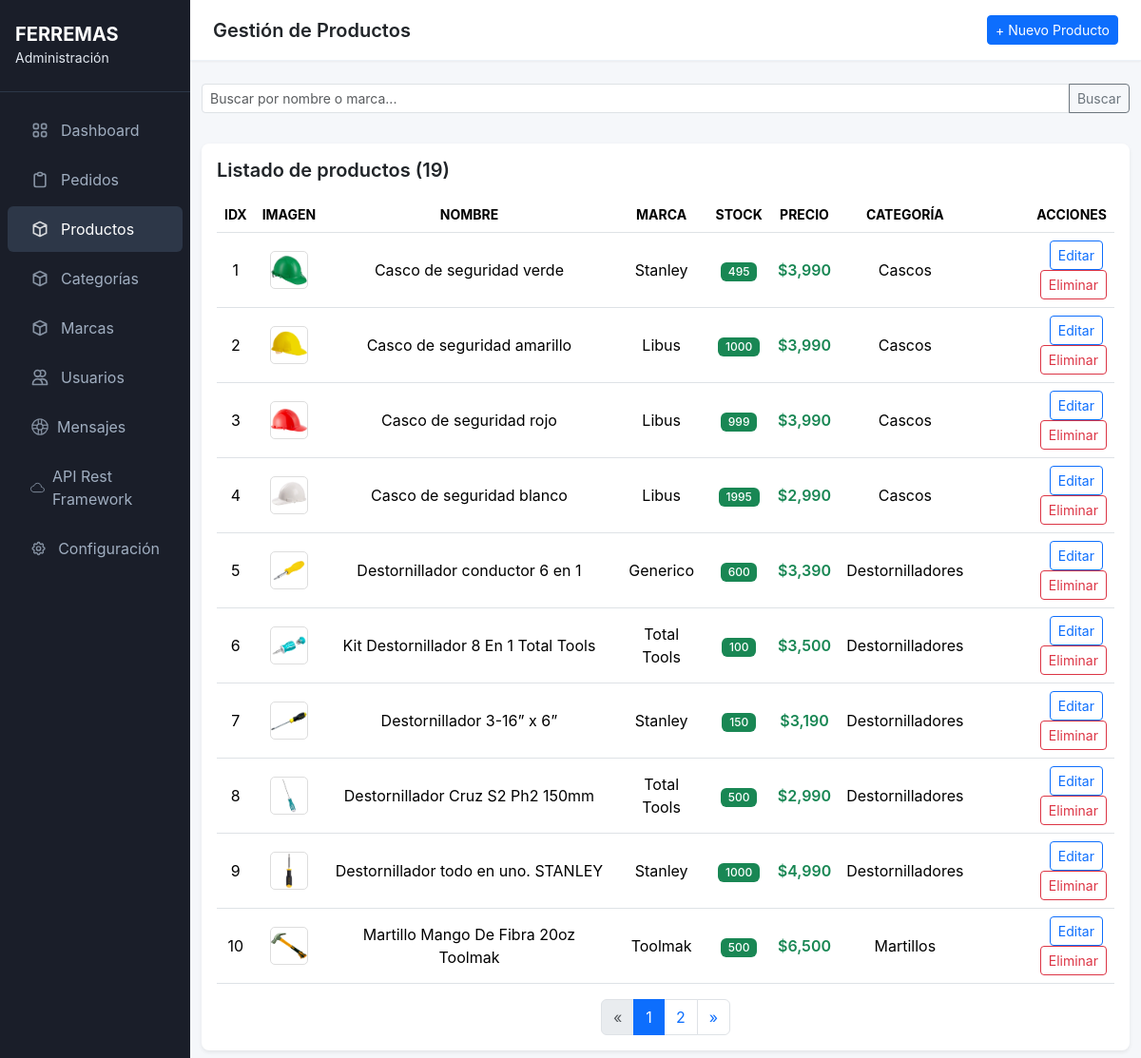
The page /admin_panel/products/ (signed in) on the database its author committed.
### apps/store/models/product.py (models this page shows, shortened)
class Product(models.Model):
    name = models.CharField(max_length=200)  # Nombre del producto
    sku = models.CharField(max_length=50, unique=True)  # Código único interno SKU
    description = models.TextField(blank=True)  # Descripción opcional
    image = models.ImageField(upload_to='products/')  # Imagen del producto
    price = models.DecimalField(max_digits=10, decimal_places=2)  # Precio con dos decimales
    stock = models.PositiveIntegerField()  # Stock disponible, solo números positivos
    unit = models.CharField(max_length=20, default='unit')  # Unidad de medida, ej: 'unit', 'kg', 'liter'
    category = models.ForeignKey(Category, on_delete=models.SET_NULL, null=True, blank=True)  # Categoría, opcional
    brand = models.ForeignKey(Brand, on_delete=models.SET_NULL, null=True, blank=True)  # Marca, opcional
    is_featured = models.BooleanField(default=False)  # Producto destacado para promociones
    is_active = models.BooleanField(default=True)  # Activo o desactivado en el catálogo
    created_at = models.DateTimeField(auto_now_add=True)  # Fecha de creación automática

class Brand(models.Model):
    name = models.CharField(max_length=100, unique=True)  # Nombre de la marca

class Category(models.Model):
    name = models.CharField(max_length=100, unique=True)  # Nombre de la categoría (ej: Herramientas, Pintura)

### apps/admin_panel/views.py (the view)
# urls.py: path('products/',  views.admin_products,  name='products'),
@user_passes_test(is_admin)
def admin_products(request):
    q = request.GET.get('q', '')
    products_list = Product.objects.all()
    if q:
        products_list = products_list.filter(
            Q(name__icontains=q) |
            Q(brand__name__icontains=q) |
            Q(category__name__icontains=q)
        )
    if products_list.exists():
        try:
            products_list = products_list.order_by('-created_at')
        except Exception as e:
            print(f"Error en order_by: {e}")
            products_list = products_list.order_by('-id')
    else:
        products_list = products_list.order_by('-id')
    paginator = Paginator(products_list, 10)
    page_number = request.GET.get('page')
    products = paginator.get_page(page_number)
    context = {
        'products': products,
    }
    return render(request, 'admin_panel/products.html', context)

### apps/admin_panel/views.py (called while the page is built)
def is_admin(user):
    return user.is_authenticated and user.is_staff

### apps/core/context_processors.py (called while the page is built)
def cart_item_count(request):
    count = 0
    if request.user.is_authenticated:
        cart = Cart.objects.filter(user=request.user).first()
        if cart:
            count = CartItem.objects.filter(cart=cart).aggregate(total=Sum('quantity'))['total'] or 0
    return {'cart_item_count': count}

### apps/admin_panel/templates/admin_panel/products.html (shortened to what this page needs)
{% extends 'admin_panel/base.html' %}
{% load static %}
{% load clp_filters %}
{% load humanize %}
{% block admin_content %}
<main class="col-md-10 ms-sm-auto p-0">
    <div class="topbar d-flex justify-content-between align-items-center mb-3">
        <h1 class="h5 fw-semibold text-gray-800 mb-0">Gestión de Productos</h1>
        <a href="{% url 'admin_panel:product_create' %}" class="btn btn-primary btn-sm">+ Nuevo Producto</a>
    </div>
    <div class="container-fluid py-2">
        <form method="get" class="mb-3">
            <div class="input-group">
                <input type="text" name="q" value="{{ request.GET.q }}" placeholder="Buscar por nombre o marca..." class="form-control form-control-sm" aria-label="Buscar productos">
                <button type="submit" class="btn btn-outline-secondary btn-sm">Buscar</button>
            </div>
        </form>
    </div>
    <div class="container-fluid py-2">
        <div class="card table-card shadow-sm rounded-3">
            <div class="card-body p-3">
                <div class="d-flex justify-content-between align-items-center mb-3">
                    <h5 class="fw-semibold mb-0">Listado de productos ({{ products.paginator.count }})</h5>
                </div>
                <div class="table-responsive">
                    <table class="table table-hover align-middle mb-0 text-center">
                        <thead class="small text-muted text-uppercase">
                            <tr>
                                <th>IDX</th>
                                <th>Imagen</th>
                                <th>Nombre</th>
                                <th>Marca</th>
                                <th>Stock</th>
                                <th>Precio</th>
                                <th>Categoría</th>
                                <th class="text-end">Acciones</th>
                            </tr>
                        </thead>
                        <tbody>
                            {% if products %}
                                {% for product in products %}
                                    <tr>
                                        <td>{{ forloop.counter }}</td>
                                        <td>
                                            {% if product.image %}
                                                <img src="{{ product.image.url }}" alt="{{ product.name }}" class="product-image" loading="lazy">
                                            {% else %}
                                                <span class="text-muted fst-italic">No imagen</span>
                                            {% endif %}
                                        </td>
                                        <td>{{ product.name }}</td>
                                        <td>{{ product.brand.name|default:"-" }}</td>
                                        <td>
                                            {% if product.stock > 10 %}
                                                <span class="badge bg-success" data-bs-toggle="tooltip" title="Stock suficiente">{{ product.stock }}</span>
                                            {% elif product.stock > 0 %}
                                                <span class="badge bg-warning text-dark" data-bs-toggle="tooltip" title="Stock bajo">{{ product.stock }}</span>
                                            {% else %}
                                                <span class="badge bg-danger" data-bs-toggle="tooltip" title="Sin stock">0</span>
                                            {% endif %}
                                        </td>
                                        <td>
                                            {% if product.price %}
                                                <span class="text-success fw-semibold">${{ product.price|floatformat:0|intcomma }}</span>
                                            {% else %}
                                                <span class="text-muted fst-italic">No definido</span>
                                            {% endif %}
                                        </td>
                                        <td>{{ product.category.name|default:"-" }}</td>
                                        <td class="text-end">
                                            <form method="get" action="{% url 'admin_panel:product_edit' product.id %}" class="d-inline">
                                                <button type="submit" class="btn btn-sm btn-outline-primary me-1">
                                                     Editar
                                                </button>
                                            </form>
                                            <button type="button" class="btn btn-sm btn-outline-danger" data-bs-toggle="modal" data-bs-target="#deleteProductModal{{ product.id }}">
                                                 Eliminar
                                            </button>
                                        </td>
                                    </tr>
                                {% endfor %}
                            {% endif %}
                        </tbody>
                    </table>
                </div>
                {% if products.has_other_pages %}
                <nav aria-label="Paginación productos" class="mt-3">
                    <ul class="pagination justify-content-center mb-0">
                        {% if products.has_previous %}
                            <li class="page-item">
                                <a class="page-link" href="?q={{ request.GET.q }}&page={{ products.previous_page_number }}" aria-label="Anterior">
                                    <span aria-hidden="true">&laquo;</span>
                                </a>
                            </li>
                        {% else %}
                            <li class="page-item disabled"><span class="page-link">&laquo;</span></li>
                        {% endif %}
                        {% for num in products.paginator.page_range %}
                            {% if products.number == num %}
                                <li class="page-item active" aria-current="page"><span class="page-link">{{ num }}</span></li>
                            {% elif num > products.number|add:'-3' and num < products.number|add:'3' %}
                                <li class="page-item"><a class="page-link" href="?q={{ request.GET.q }}&page={{ num }}">{{ num }}</a></li>
                            {% endif %}
                        {% endfor %}
                        {% if products.has_next %}
                            <li class="page-item">
                                <a class="page-link" href="?q={{ request.GET.q }}&page={{ products.next_page_number }}" aria-label="Siguiente">
                                    <span aria-hidden="true">&raquo;</span>
                                </a>
                            </li>
                        {% else %}
                            <li class="page-item disabled"><span class="page-link">&raquo;</span></li>
                        {% endif %}
                    </ul>
                </nav>
                {% endif %}
            </div>
        </div>
    </div>
</main>
{% endblock %}

### apps/admin_panel/templates/admin_panel/base.html (style rules this page uses)
* { overscroll-behavior: none; }
:root { --sidebar-bg: #1a1e29; --sidebar-active: #2d3748; --primary-accent: #4f46e5; --card-hover: #f8f9fa; }
body { background-color: #f5f7fa; font-family: 'Inter', -apple-system, BlinkMacSystemFont, sans-serif; }
.topbar { background-color: #fff; padding: 1rem 1.5rem; box-shadow: 0 1px 2px rgba(0, 0, 0, 0.05); border-bottom: 1px solid #edf2f7; }
.table-card { border: none; border-radius: 0.5rem; overflow: hidden; box-shadow: 0 1px 3px rgba(0, 0, 0, 0.05); }
.badge { font-weight: 500; padding: 0.35em 0.65em; font-size: 0.75em; }

### apps/admin_panel/templates/admin_panel/products.html (style rules this page uses)
.product-image { width: 40px; height: 40px; object-fit: cover; border-radius: 5px; border: 1px solid #ddd; }
[data-bs-toggle="tooltip"] { cursor: pointer; }

### rows shown on the page
Product: image (picture), name "Casco de seguridad verde", brand.name "Stanley", stock "495", price "3,990", category.name "Cascos"
Product: image (picture), name "Casco de seguridad amarillo", brand.name "Libus", stock "1000", price "3,990", category.name "Cascos"
Product: image (picture), name "Casco de seguridad rojo", brand.name "Libus", stock "999", price "3,990", category.name "Cascos"
Product: image (picture), name "Casco de seguridad blanco", brand.name "Libus", stock "1995", price "2,990", category.name "Cascos"
Product: image (picture), name "Destornillador conductor 6 en 1", brand.name "Generico", stock "600", price "3,390", category.name "Destornilladores"
Product: image (picture), name "Kit Destornillador 8 En 1 Total Tools", brand.name "Total Tools", stock "100", price "3,500", category.name "Destornilladores"
Product: image (picture), name "Destornillador 3-16” x 6”", brand.name "Stanley", stock "150", price "3,190", category.name "Destornilladores"
Product: image (picture), name "Destornillador Cruz S2 Ph2 150mm", brand.name "Total Tools", stock "500", price "2,990", category.name "Destornilladores"
Product: image (picture), name "Destornillador todo en uno. STANLEY", brand.name "Stanley", stock "1000", price "4,990", category.name "Destornilladores"
Product: image (picture), name "Martillo Mango De Fibra 20oz Toolmak", brand.name "Toolmak", stock "500", price "6,500", category.name "Martillos"

### other values the page prints
{{ products.paginator.count }} "19"
{{ num }} "1"
{{ num }} "2"
